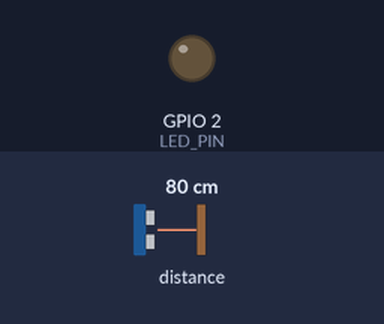
This sketch was run on a simulated ESP32. On the bench: output pins drawn as LEDs (lit = HIGH). The inputs (shaded band) are chosen by the test bench; at power-on: distance to the obstacle 80 cm. WiFi joins after 1.5 s; servers stay silent unless stated; what the sketch prints to the serial monitor is not drawn.

Above: at 2.7 s.
2.8 s: distance to the obstacle set to 21 cm
4.3 s: distance to the obstacle set to 18 cm
At 5.0 s:
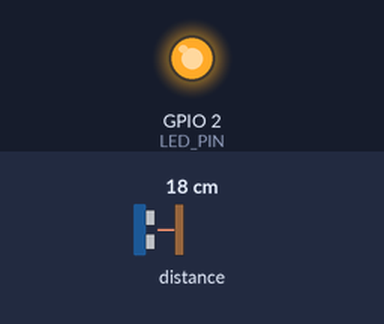
7.3 s: distance to the obstacle set to 35 cm
At 8.3 s:
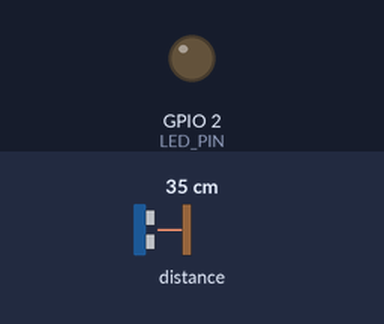
8.8 s: distance to the obstacle set to 2 cm
At 9.4 s:
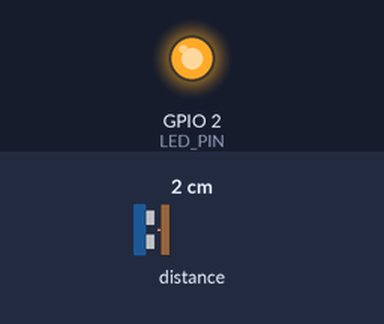
Timing chart, 0 to 11.3 s (numbered marks = the images above; inputs shaded):
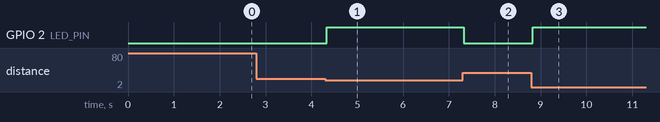

The sketch:

VL53L1x_ESP32_wifi.ino
```cpp
#include <WiFi.h>
#include <Wire.h>
#include <VL53L1X.h>

#define SDA_PIN 21
#define SCL_PIN 22
#define LED_PIN 2

VL53L1X sensor;
bool measuring = false;

// Circular buffer for averaging
int readings[4] = {0};
int bufIndex = 0;
bool filled = false;

const char* ssid = "Galaxy F23 5G5C9C";
const char* password = "sbgj0799";

WiFiServer server(80);

void setup() {
  Serial.begin(115200);
  pinMode(LED_PIN, OUTPUT);
  digitalWrite(LED_PIN, LOW);

  Wire.begin(SDA_PIN, SCL_PIN);
  sensor.setTimeout(500);
  if (!sensor.init()) {
    Serial.println("VL53L1X sensor not detected!");
    while (1); // Halt if sensor not found
  }

  sensor.setDistanceMode(VL53L1X::Long);
  sensor.setMeasurementTimingBudget(50000);
  sensor.startContinuous(50);

  Serial.println("Connecting to WiFi...");
  WiFi.begin(ssid, password);
  while (WiFi.status() != WL_CONNECTED) {
    delay(500);
    Serial.print(".");
  }
  Serial.println("\nWiFi connected. IP Address: ");
  Serial.println(WiFi.localIP());

  server.begin();
}

void loop() {
  WiFiClient client = server.available();

  if (client) {
    Serial.println("New Client.");
    String request = "";
    while (client.connected()) {
      if (client.available()) {
        char c = client.read();
        request += c;
        if (c == '\n' && request.indexOf("\r\n\r\n") != -1) {
          break;
        }
      }
    }

    // Handle commands
    if (request.indexOf("GET /start") >= 0) {
      measuring = true;
    } else if (request.indexOf("GET /stop") >= 0) {
      measuring = false;
    } else if (request.indexOf("GET /distance") >= 0) {
      client.println("HTTP/1.1 200 OK");
      client.println("Content-type:text/plain");
      client.println("Connection: close");
      client.println();

      if (measuring) {
        int d = sensor.read();
        if (sensor.timeoutOccurred()) d = -1;

        if (d > 0) {
          readings[bufIndex] = d;
          bufIndex = (bufIndex + 1) % 4;
          if (bufIndex == 0) filled = true;
        }
        client.println(String(getAverageDistance()));
      } else {
        client.println("Not measuring");
      }

      client.stop();
      return;
    }

    // HTML page
    client.println("HTTP/1.1 200 OK");
    client.println("Content-type:text/html");
    client.println("Connection: close");
    client.println();

    client.println("<!DOCTYPE html><html><head><title>VL53L1X Sensor</title></head><body>");
    client.println("<h2>VL53L1X Distance Sensor</h2>");
    client.println("<p><button onclick=\"fetch('/start')\">Start</button>");
    client.println("<button onclick=\"fetch('/stop')\">Stop</button></p>");
    client.println("<p>Distance: <span id='distance'>--</span> mm</p>");
    client.println("<script>");
    client.println("setInterval(() => {");
    client.println("fetch('/distance').then(r => r.text()).then(d => {");
    client.println("document.getElementById('distance').innerText = d;");
    client.println("});");
    client.println("}, 300);");
    client.println("</script>");
    client.println("</body></html>");
    client.println();

    client.stop();
    Serial.println("Client disconnected.");
  }

  // Optional: basic LED feedback (e.g., turn on when object is within 200 mm)
  int dist = sensor.read();
  if (!sensor.timeoutOccurred() && dist > 0 && dist < 200) {
    digitalWrite(LED_PIN, HIGH);
  } else {
    digitalWrite(LED_PIN, LOW);
  }
}

int getAverageDistance() {
  int sum = 0;
  int count = filled ? 4 : bufIndex;
  for (int i = 0; i < count; i++) {
    sum += readings[i];
  }
  return count > 0 ? sum / count : -1;
}
```

Measured:
- the behaviour switches between 20 and 19 cm on distance to the obstacle (found by bisection; images 0 and 1)
- after the input at 2.8 s, every drawn part: stays the same
- after the input at 4.3 s, GPIO 2 (LED_PIN): LOW → HIGH at once
- after the input at 7.3 s, GPIO 2 (LED_PIN): HIGH → LOW at once
- after the input at 8.8 s, GPIO 2 (LED_PIN): LOW → HIGH at once
